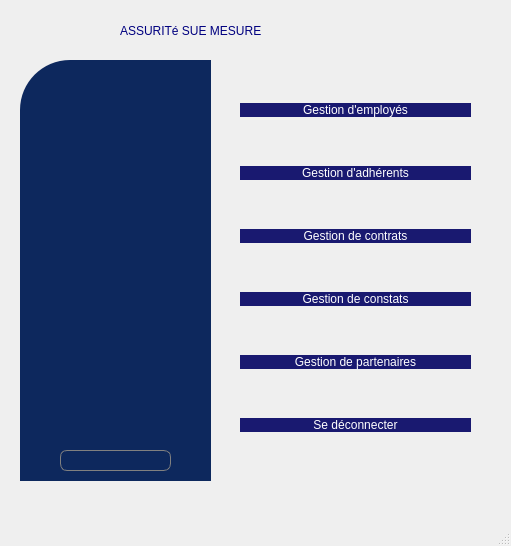
<?xml version="1.0" encoding="UTF-8"?>
<ui version="4.0">
 <class>MainWindow</class>
 <widget class="QMainWindow" name="MainWindow">
  <property name="geometry">
   <rect>
    <x>0</x>
    <y>0</y>
    <width>511</width>
    <height>546</height>
   </rect>
  </property>
  <property name="windowTitle">
   <string>MainWindow</string>
  </property>
  <property name="styleSheet">
   <string notr="true">background-image: url(:/images/img/back.png);</string>
  </property>
  <widget class="QWidget" name="centralwidget">
   <widget class="QLabel" name="label_5">
    <property name="geometry">
     <rect>
      <x>120</x>
      <y>0</y>
      <width>271</width>
      <height>61</height>
     </rect>
    </property>
    <property name="styleSheet">
     <string notr="true">font: 18pt &quot;Felix Titling&quot;;
color: rgb(0, 0, 127);
</string>
    </property>
    <property name="text">
     <string>ASSURITé SUE MESURE</string>
    </property>
   </widget>
   <widget class="QLabel" name="label_6">
    <property name="geometry">
     <rect>
      <x>20</x>
      <y>60</y>
      <width>191</width>
      <height>421</height>
     </rect>
    </property>
    <property name="styleSheet">
     <string notr="true">border-top-left-radius:50px;
background: rgb(13, 40, 93);
/*background: rgb(0, 0, 127);*/</string>
    </property>
    <property name="text">
     <string/>
    </property>
   </widget>
   <widget class="QLabel" name="label_7">
    <property name="geometry">
     <rect>
      <x>40</x>
      <y>190</y>
      <width>151</width>
      <height>131</height>
     </rect>
    </property>
    <property name="styleSheet">
     <string notr="true">image: url(:/images/img/IMG_4507 (1).jpg);
/*background: rgb(0, 0, 127);*/
background: rgb(13, 40, 93);</string>
    </property>
    <property name="text">
     <string/>
    </property>
   </widget>
   <widget class="QWidget" name="layoutWidget">
    <property name="geometry">
     <rect>
      <x>240</x>
      <y>60</y>
      <width>231</width>
      <height>421</height>
     </rect>
    </property>
    <layout class="QVBoxLayout" name="verticalLayout_2">
     <item>
      <widget class="QPushButton" name="pushButton_employe">
       <property name="styleSheet">
        <string notr="true">QPushButton {
	background: rgb(0, 0, 127);
	font: 12pt &quot;Century Gothic&quot;;

    background-color: #191970; /* Couleur de fond */
    color: #fff; /* Couleur du texte */
    border: none; /* Pas de bordure */
    border-radius: 10px; /* Arrondir les coins */
}

/* Style lorsque la souris survole le bouton */
QPushButton:hover {
	color: rgb(255, 255, 255);

background:#DAA520;
border: none;
}

/* Style lorsque le bouton est enfoncé */
QPushButton:pressed {
    background-color: #b8860b; /* Couleur de fond en cas d'appui */
    border: 1px solid #446cff; /* Bordure en cas d'appui */
}

/* Style lorsque le bouton est enfoncé et coché (utilisé pour les boutons à bascule) */
QPushButton:checked {
    background-color: #3761ff; /* Couleur de fond en cas de bouton coché */
    border: 1px solid #3761ff; /* Bordure en cas de bouton coché */
}




</string>
       </property>
       <property name="text">
        <string>Gestion d'employés</string>
       </property>
      </widget>
     </item>
     <item>
      <widget class="QPushButton" name="pushButton_adherent">
       <property name="styleSheet">
        <string notr="true">QPushButton {
	background: rgb(0, 0, 127);
	font: 12pt &quot;Century Gothic&quot;;

    background-color: #191970; /* Couleur de fond */
    color: #fff; /* Couleur du texte */
    border: none; /* Pas de bordure */
    border-radius: 10px; /* Arrondir les coins */
}

/* Style lorsque la souris survole le bouton */
QPushButton:hover {
	color: rgb(255, 255, 255);

background:#DAA520;
border: none;
}

/* Style lorsque le bouton est enfoncé */
QPushButton:pressed {
    background-color: #b8860b; /* Couleur de fond en cas d'appui */
    border: 1px solid #446cff; /* Bordure en cas d'appui */
}

/* Style lorsque le bouton est enfoncé et coché (utilisé pour les boutons à bascule) */
QPushButton:checked {
    background-color: #3761ff; /* Couleur de fond en cas de bouton coché */
    border: 1px solid #3761ff; /* Bordure en cas de bouton coché */
}




</string>
       </property>
       <property name="text">
        <string>Gestion d'adhérents</string>
       </property>
      </widget>
     </item>
     <item>
      <widget class="QPushButton" name="pushButton_contrat">
       <property name="styleSheet">
        <string notr="true">QPushButton {
	background: rgb(0, 0, 127);
	font: 12pt &quot;Century Gothic&quot;;

    background-color: #191970; /* Couleur de fond */
    color: #fff; /* Couleur du texte */
    border: none; /* Pas de bordure */
    border-radius: 10px; /* Arrondir les coins */
}

/* Style lorsque la souris survole le bouton */
QPushButton:hover {
	color: rgb(255, 255, 255);

background:#DAA520;
border: none;
}

/* Style lorsque le bouton est enfoncé */
QPushButton:pressed {
    background-color: #b8860b; /* Couleur de fond en cas d'appui */
    border: 1px solid #446cff; /* Bordure en cas d'appui */
}

/* Style lorsque le bouton est enfoncé et coché (utilisé pour les boutons à bascule) */
QPushButton:checked {
    background-color: #3761ff; /* Couleur de fond en cas de bouton coché */
    border: 1px solid #3761ff; /* Bordure en cas de bouton coché */
}




</string>
       </property>
       <property name="text">
        <string>Gestion de contrats</string>
       </property>
      </widget>
     </item>
     <item>
      <widget class="QPushButton" name="pushButton_constat">
       <property name="styleSheet">
        <string notr="true">QPushButton {
	background: rgb(0, 0, 127);
	font: 12pt &quot;Century Gothic&quot;;

    background-color: #191970; /* Couleur de fond */
    color: #fff; /* Couleur du texte */
    border: none; /* Pas de bordure */
    border-radius: 10px; /* Arrondir les coins */
}

/* Style lorsque la souris survole le bouton */
QPushButton:hover {
	color: rgb(255, 255, 255);

background:#DAA520;
border: none;
}

/* Style lorsque le bouton est enfoncé */
QPushButton:pressed {
    background-color: #b8860b; /* Couleur de fond en cas d'appui */
    border: 1px solid #446cff; /* Bordure en cas d'appui */
}

/* Style lorsque le bouton est enfoncé et coché (utilisé pour les boutons à bascule) */
QPushButton:checked {
    background-color: #3761ff; /* Couleur de fond en cas de bouton coché */
    border: 1px solid #3761ff; /* Bordure en cas de bouton coché */
}




</string>
       </property>
       <property name="text">
        <string>Gestion de constats</string>
       </property>
      </widget>
     </item>
     <item>
      <widget class="QPushButton" name="pushButton_partenaire">
       <property name="styleSheet">
        <string notr="true">QPushButton {
	background: rgb(0, 0, 127);
	font: 12pt &quot;Century Gothic&quot;;

    background-color: #191970; /* Couleur de fond */
    color: #fff; /* Couleur du texte */
    border: none; /* Pas de bordure */
    border-radius: 10px; /* Arrondir les coins */
}

/* Style lorsque la souris survole le bouton */
QPushButton:hover {
	color: rgb(255, 255, 255);

background:#DAA520;
border: none;
}

/* Style lorsque le bouton est enfoncé */
QPushButton:pressed {
    background-color: #b8860b; /* Couleur de fond en cas d'appui */
    border: 1px solid #446cff; /* Bordure en cas d'appui */
}

/* Style lorsque le bouton est enfoncé et coché (utilisé pour les boutons à bascule) */
QPushButton:checked {
    background-color: #3761ff; /* Couleur de fond en cas de bouton coché */
    border: 1px solid #3761ff; /* Bordure en cas de bouton coché */
}




</string>
       </property>
       <property name="text">
        <string>Gestion de partenaires</string>
       </property>
      </widget>
     </item>
     <item>
      <widget class="QPushButton" name="pushButton_LOGOUT">
       <property name="styleSheet">
        <string notr="true">QPushButton {
	background: rgb(0, 0, 127);
	font: 12pt &quot;Century Gothic&quot;;

    background-color: #191970; /* Couleur de fond */
    color: #fff; /* Couleur du texte */
    border: none; /* Pas de bordure */
    border-radius: 10px; /* Arrondir les coins */
}

/* Style lorsque la souris survole le bouton */
QPushButton:hover {
	color: rgb(255, 255, 255);

background:#DAA520;
border: none;
}

/* Style lorsque le bouton est enfoncé */
QPushButton:pressed {
    background-color: #b8860b; /* Couleur de fond en cas d'appui */
    border: 1px solid #446cff; /* Bordure en cas d'appui */
}

/* Style lorsque le bouton est enfoncé et coché (utilisé pour les boutons à bascule) */
QPushButton:checked {
    background-color: #3761ff; /* Couleur de fond en cas de bouton coché */
    border: 1px solid #3761ff; /* Bordure en cas de bouton coché */
}




</string>
       </property>
       <property name="text">
        <string>Se déconnecter</string>
       </property>
      </widget>
     </item>
    </layout>
   </widget>
   <widget class="QLabel" name="label_id">
    <property name="geometry">
     <rect>
      <x>60</x>
      <y>450</y>
      <width>111</width>
      <height>21</height>
     </rect>
    </property>
    <property name="styleSheet">
     <string notr="true">   /* background-color: #e0e0e0;*/ /* Couleur de fond par défaut */
background: rgb(13, 40, 93);
    color: #808080; /* Couleur du texte par défaut (gris clair) */
    border: 1px solid #808080; /* Bordure grise par défaut */
    border-radius: 7px; /* Arrondir les coins par défaut */
</string>
    </property>
    <property name="text">
     <string/>
    </property>
   </widget>
  </widget>
  <widget class="QMenuBar" name="menubar">
   <property name="geometry">
    <rect>
     <x>0</x>
     <y>0</y>
     <width>511</width>
     <height>22</height>
    </rect>
   </property>
  </widget>
  <widget class="QStatusBar" name="statusbar"/>
 </widget>
 <resources/>
 <connections/>
</ui>
